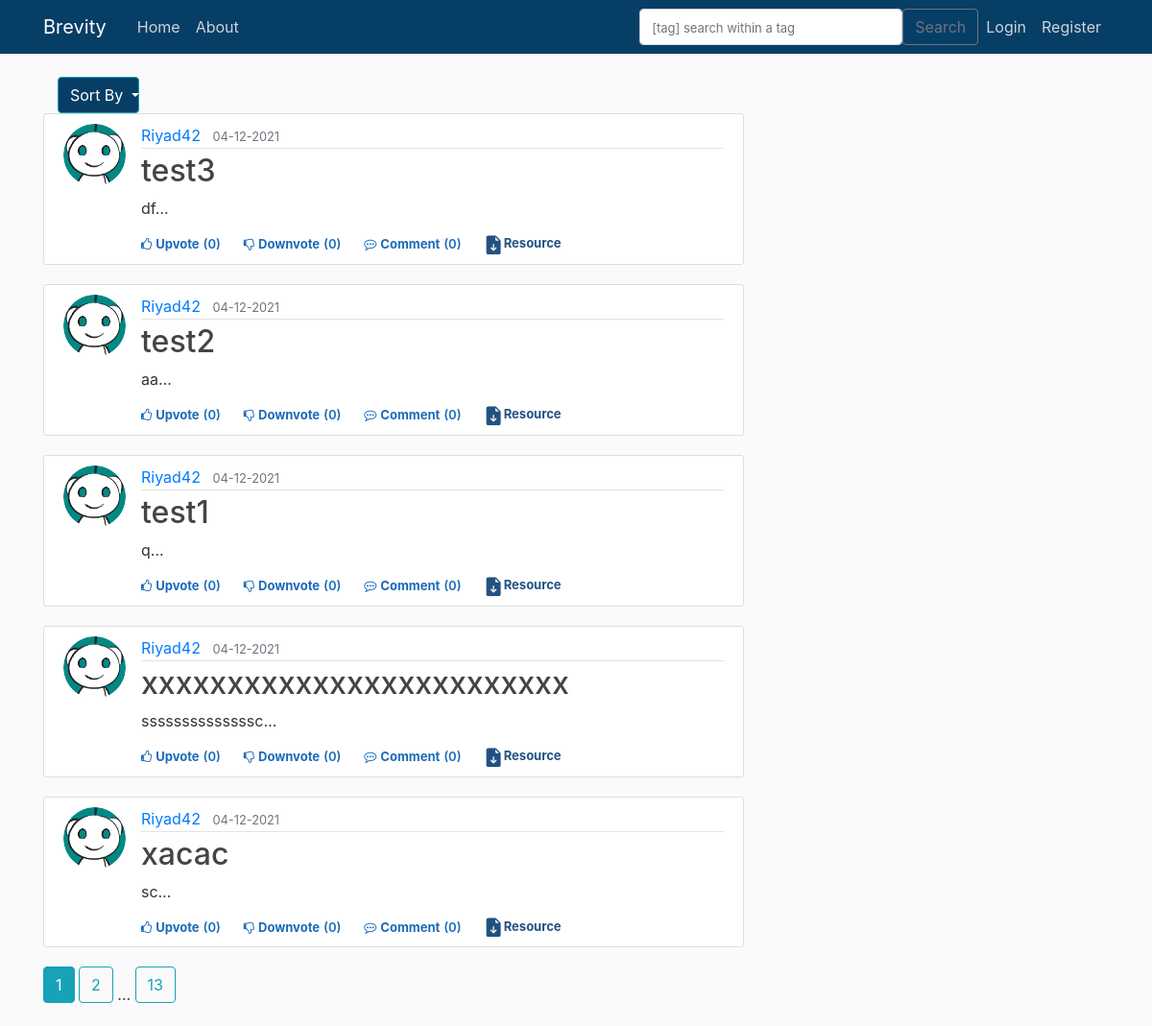
Page /home/1 on the earlier database version.
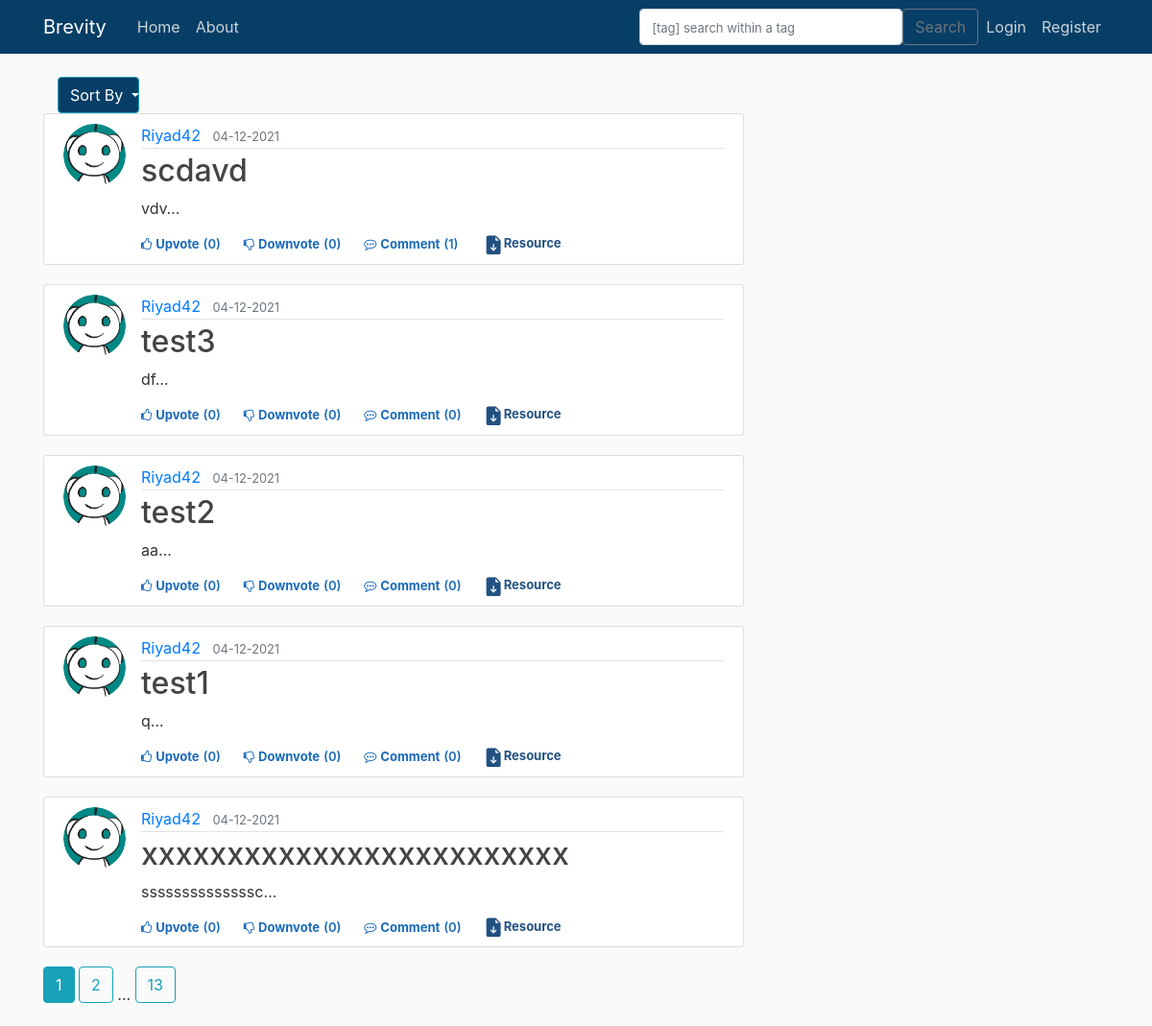
Same page on the later database version.
### brevity/models.py (models this page shows, shortened)
class Post(db.Model):
    id = db.Column(db.Integer, primary_key=True)
    title = db.Column(db.String(100), nullable=False)
    date_posted = db.Column(db.DateTime, nullable=False, default=datetime.utcnow)
    content = db.Column(db.Text, nullable=False)
    user_id = db.Column(db.Integer, db.ForeignKey('user.id'), nullable=False)
    tags = db.relationship('Tag', backref='post', cascade="all, delete", lazy='dynamic')
    upvotes = db.relationship('Upvote', backref='post', cascade="all, delete", lazy='dynamic')
    downvotes = db.relationship('Downvote', backref='post',cascade="all, delete", lazy='dynamic')
    comments = db.relationship('Comment', backref='post',cascade="all, delete", lazy='dynamic')
    resources = db.relationship('ResourceFile', backref='post',cascade="all, delete", lazy='dynamic')

class User(db.Model, UserMixin):
    id = db.Column(db.Integer, primary_key=True)
    username = db.Column(db.String(20), unique=True, nullable=False)
    email = db.Column(db.String(120), unique=True, nullable=False)
    image_file = db.Column(db.String(20), nullable=False, default='default.jpg')
    password = db.Column(db.String(60), nullable=False)
    posts = db.relationship('Post', backref='author', lazy=True)                    #By default SQLAlchemy guess the relationship to be one to many as posts returns a list of post.
    upvoted = db.relationship('Upvote', foreign_keys='Upvote.user_id', backref='user', lazy='dynamic')
    downvoted = db.relationship('Downvote', foreign_keys='Downvote.user_id', backref='user', lazy='dynamic')
    commented = db.relationship('Comment', backref='author', lazy=True)

### brevity/main/routes.py (the view)
@main.route("/")
@main.route("/home/<int:type>",methods=['GET', 'POST'])
def home(type=0):
    page = request.args.get('page', 1, type=int)      # type = int : to raise value error when someone passes anything other than int.
    if type==0:
        posts =  Post.query.paginate(page=page, per_page=5)
    elif type==1:
        posts =  Post.query.order_by(Post.date_posted.desc()).paginate(page=page, per_page=5)
    elif type==2:
        posts = db.session.query(Post).join(Upvote).filter(Post.id==Upvote.post_id).group_by(Post.id).order_by(func.count(Post.id).desc()).paginate(page=page, per_page=5)
    return render_template('home.html', posts = posts)

### brevity/main/forms.py
class SearchForm(FlaskForm):
    searched = TextAreaField('Searched', validators=[DataRequired()])
    submit = SubmitField('Submit')

### brevity/main/routes.py (called while the page is built)
@main.context_processor
def layout():
    form=SearchForm()
    return dict(form=form)

### brevity/templates/home.html (shortened to what this page needs)
{% extends "layout.html" %}
{% block content %}
<div class="col-md-4">
    <button class="btn btn-info dropdown-toggle" type="button" id="dropdownMenuButton" data-toggle="dropdown" aria-haspopup="true" aria-expanded="false">
        Sort By
    </button>
</div>
    {% for post in posts.items %}
        <article class="media content-section col-md-20">
            <img class="rounded-circle article-img" src="{{ url_for('static', filename = 'profile_pics/' + post.author.image_file)}}">
            <div class="media-body ">
                <div class="article-metadata">
                    <a class="mr-2" href="{{ url_for('users.user_posts', username=post.author.username) }}">{{ post.author.username }}</a>
                    <small class="text-muted">{{ post.date_posted.strftime('%d-%m-%Y') }}</small>
                </div>
                <h2><a class="article-title" href="{{ url_for('posts.post', post_id=post.id) }}">{{ post.title }}</a></h2>
                <p class="article-content">{{ post.content[:200] }}<span>&#8230;</span></p>
                    {% if current_user.is_authenticated %}
                        <div class="d-flex flex-row fs-12" id="vote{{post.id}}">
                            {% if not current_user.has_upvoted_post(post) %}
                                <div class="like cursor votestyle vote" post_id="{{post.id}}" action="upvote"><i class="fa fa-thumbs-o-up"></i><span class="ml-1">Upvote</span></div>
                                <div class="like vote_count" ><span class="ml-1 mr-4">({{post.upvotes.count()}})</span></div>
                            {% else %}
                                <div class="like cursor upvotedstyle vote" post_id="{{post.id}}" action="upvote"><i class="fa fa-thumbs-o-up"></i><span class="ml-1">Upvoted</span></div>
                                <div class="like upvoted_count" ><span class="ml-1 mr-4">({{post.upvotes.count()}})</span></div>
                            {% endif %}
                            {% if not current_user.has_downvoted_post(post) %}
                                <div class="like downvotecursor votestyle vote" post_id="{{post.id}}" action="downvote"><i class="fa fa-thumbs-o-down"></i><span class="ml-1">Downvote</span></div>
                                <div class="like vote_count"><span class="ml-1 mr-4">({{post.downvotes.count()}})</span></div>
                            {% else %}
                                <div class="like downvotecursor downvotedstyle vote" post_id="{{post.id}}" action="downvote"><i class="fa fa-thumbs-o-down"></i><span class="ml-1">Downvoted</span></div>
                                <div class="like downvoted_count"><span class="ml-1 mr-4">({{post.downvotes.count()}})</span></div>
                            {% endif %}
                            <div class="like cursor comment"><i class="fa fa-commenting-o"></i><span class="ml-1"><a class="mr-1 like cursor comment" href="{{ url_for('posts.post', post_id=post.id) }}">Comment</a></span></div>
                            <div class="like comment_count"><span class="ml-0">({{post.comments.count()}})</span></div>
                                <button type="button" class="btn btn-sm mb-4 resource" data-toggle="modal" data-target="#resourceModal">
                                    <svg xmlns="http://www.w3.org/2000/svg" width="22" height="20" fill="currentColor" class="bi bi-file-earmark-arrow-down-fill" viewBox="0 0 16 16" data-darkreader-inline-fill="" style="--darkreader-inline-fill:currentColor;">
                                <path d="M9.293 0H4a2 2 0 0 0-2 2v12a2 2 0 0 0 2 2h8a2 2 0 0 0 2-2V4.707A1 1 0 0 0 13.707 4L10 .293A1 1 0 0 0 9.293 0zM9.5 3.5v-2l3 3h-2a1 1 0 0 1-1-1zm-1 4v3.793l1.146-1.147a.5.5 0 0 1 .708.708l-2 2a.5.5 0 0 1-.708 0l-2-2a.5.5 0 0 1 .708-.708L7.5 11.293V7.5a.5.5 0 0 1 1 0z"></path>
                                </svg>Resource</button>
                        </div>
                    {% else %}
                        <div class="d-flex flex-row fs-12">
                            <div class="like cursor unauthorised_upvote"><i class="fa fa-thumbs-o-up"></i><span class="ml-1"><a class="like cursor unauthorised_upvote" href="{{ url_for('posts.vote_action', post_id=post.id, action='unauthorized_upvote')}}">Upvote</a></span></div>
                            <div class="like vote_count" ><span class="ml-1 mr-4">({{post.upvotes.count()}})</span></div>
                            <div class="like downvotecursor unauthorised_downvote"><i class="fa fa-thumbs-o-down"></i><span class="ml-1"><a class="like downvotecursor unauthorised_downvote" href="{{ url_for('posts.vote_action', post_id=post.id, action='unauthorized_downvote')}}">Downvote</a></span></div>
                            <div class="like vote_count"><span class="ml-1 mr-4">({{post.downvotes.count()}})</span></div>
                            <div class="like cursor comment"><i class="fa fa-commenting-o"></i><span class="ml-1"><a class="mr-1 like cursor comment" href="{{ url_for('posts.post', post_id=post.id) }}">Comment</a></span></div>
                            <div class="like comment_count"><span class="ml-0">({{post.comments.count()}})</span></div>
                                <button type="button" class="btn btn-sm mb-4 resource" data-toggle="modal" data-target="#resourceModal">
                                Resource</button>
                        </div>
                    {% endif %}
            </div>
        </article>
    {% endfor %}
    {% for page_num in posts.iter_pages(left_edge=1, right_edge=1, left_current=1, right_current=2) %}
        {% if page_num %}
            {% if posts.page == page_num %}
                <a class="btn btn-info mb-4" href="{{ url_for('main.home', page = page_num) }}">{{ page_num }}</a>
            {% else %}
                <a class="btn btn-outline-info mb-4" href="{{ url_for('main.home', page = page_num) }}">{{ page_num }}</a>
            {% endif %}
        {% else %}
            ...
        {% endif %}
    {% endfor %}
{% endblock content %}

### brevity/templates/layout.html (shortened to what this page needs)
<!DOCTYPE html>
<html lang="en">
<head>
    <link rel="stylesheet" href="https://maxcdn.bootstrapcdn.com/bootstrap/4.0.0/css/bootstrap.min.css"
>
    <link rel="stylesheet" type="text/css" href="{{url_for('static', filename='main.css')}}">
</head>
<body>
    <header class="site-header">
        <nav class="navbar navbar-expand-md navbar-dark bg-steel fixed-top">
            <div class="container">
                <a class="navbar-brand mr-4" href="/">Brevity</a>
                <div class="collapse navbar-collapse" id="navbarToggle">
                    <div class="navbar-nav mr-auto">
                        <a class="nav-item nav-link" href="{{ url_for('main.home') }}">Home</a>
                        <a class="nav-item nav-link" href="{{ url_for('main.about') }}">About</a>
                    </div>
                    <form method="POST" action="{{url_for('main.search')}}" class="d-flex">
                        <input class="form-control me-2" type="search" placeholder="[tag] search within a tag" aria-label="Search", name="searched">
                        <button class="btn btn-outline-secondary" type="submit">Search</button>
                    </form>
                    <div class="navbar-nav">
                        {% if current_user.is_authenticated %}
                            <a class="nav-item nav-link" href="{{ url_for('posts.new_post') }}">New Post</a>
                            <a class="nav-item nav-link" href="{{ url_for('users.account') }}">Account</a>
                            <a class="nav-item nav-link" href="{{ url_for('users.logout') }}">Logout</a>
                        {% else %}
                            <a class="nav-item nav-link" href="{{ url_for('users.login') }}">Login</a>
                            <a class="nav-item nav-link" href="{{ url_for('users.register') }}">Register</a>
                        {% endif %}
                    </div>
                </div>
            </div>
        </nav>
    </header>
    <main role="main" class="container">
        <div class="row">
            <div class="col-md-8">
                {% block content %}{% endblock %}
            </div>
        </div>
    </main>
</body>
</html>

### brevity/static/main.css (style rules this page uses)
body { background: #fafafa; color: #333333; margin-top: 5rem; }
h1, h2, h3, h4, h5, h6 { color: #444444; }
.bg-steel { background-color: #073e66; }
.site-header .navbar-nav .nav-link { color: #cbd5db; }
.content-section { background: #ffffff; padding: 10px 20px; border: 1px solid #dddddd; border-radius: 3px; margin-bottom: 20px; }
.article-title { color: #444444; }
.article-content { white-space: pre-line; }
.article-img { height: 65px; width: 65px; margin-right: 16px; }
.article-metadata { padding-bottom: 1px; margin-bottom: 4px; border-bottom: 1px solid #e3e3e3 }
.fs-12 { font-size: 12px }
.cursor { cursor: pointer }
.downvotecursor { cursor: pointer }
.vote_count { color: #1a6ab9; font-size: 13px; font-weight: 600; }
.comment { color: #1a6ab9; font-size: 13px; font-weight: 700; }
.comment_count { color: #1a6ab9; font-size: 13px; font-weight: 600; }
.unauthorised_upvote { color: #1a6ab9; font-size: 13px; font-weight: 700; }
.unauthorised_downvote { color: #1a6ab9; font-size: 13px; font-weight: 700; }
input[type="search"]::placeholder { font-size: 13px; }
.dropdown-toggle { background-color: #073e66; width: 40%; }
.resource { width: 12%; padding: 4px 4px; font-size: 13px; position: absolute; transform: translate(385%, -17%); background-color: #ffffff; text-align: center; border-radius: 6px; font-weight: 680; margin-bottom: 5px; border: 3px; color: #215181; }

Differences in the rows shown:
no longer on this page (row unchanged): Post: image_file (placeholder picture), author.username "Riyad42", date_posted "04-12-2021", title "xacac", content "sc", upvotes.count "0", downvotes.count "0", comments.count "0"
added Post: image_file (placeholder picture), author.username "Riyad42", date_posted "04-12-2021", title "scdavd", content "vdv", upvotes.count "0", downvotes.count "0", comments.count "1"
